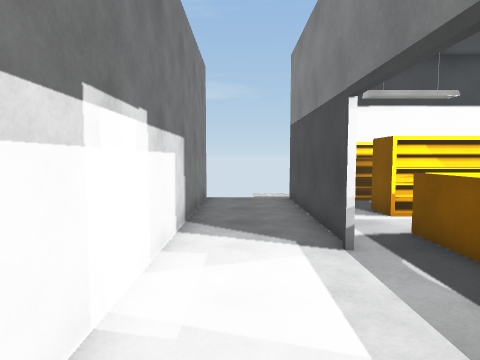
[1] (above)

16 first-person views from a walk through a Unity game level. The camera is 1.5 m above the floor, tilts 4° down and sees 75° across. Doors are open. The floor is counted in squares, 1 m on a side. Each view is taken from the middle of a square. On the plan, view 1 faces up. The plan holds only what a view shows up to about 15 squares ahead; the rest is blank. The player is left out. Surface patterns are stand-ins for the level's own textures.

[2]
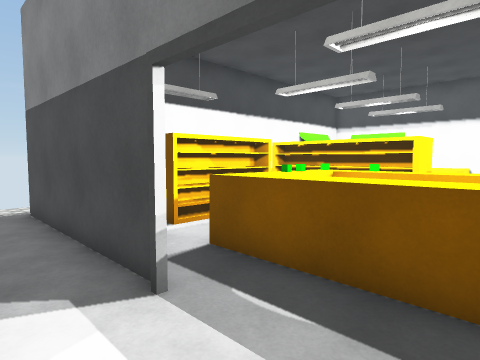

[3]
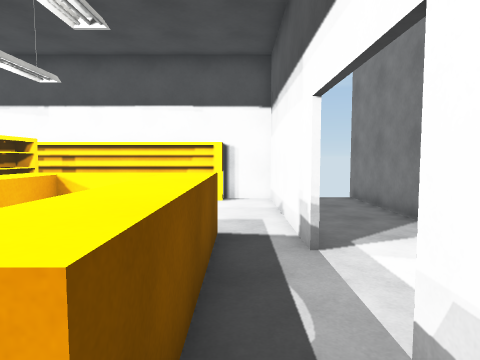

[4]
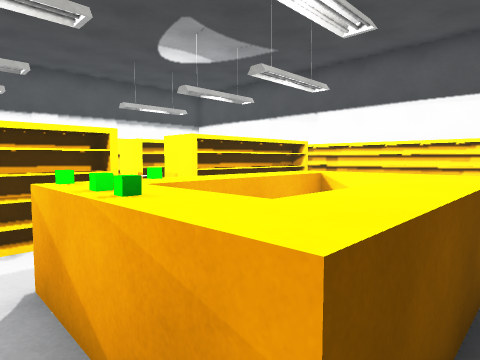

[5]
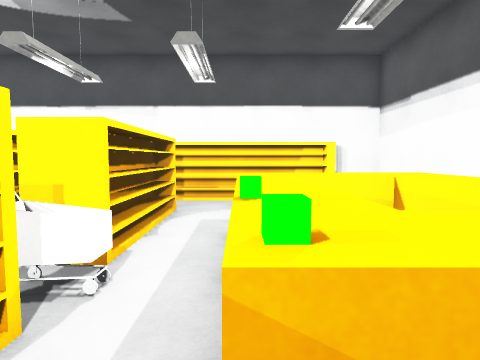

[6]
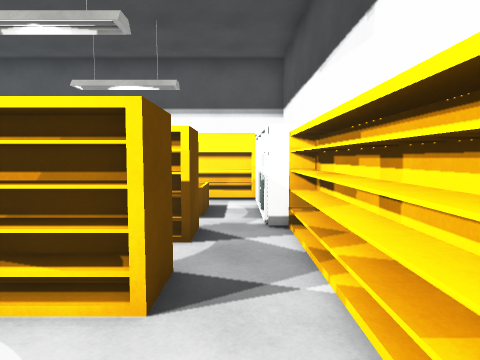

[7]
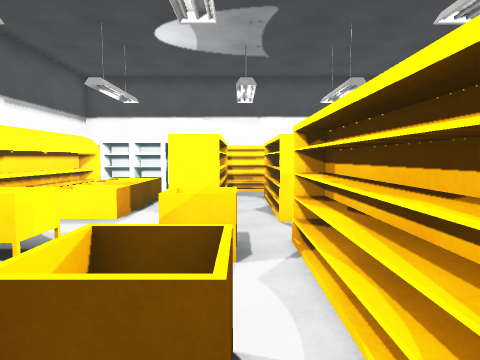

[8]
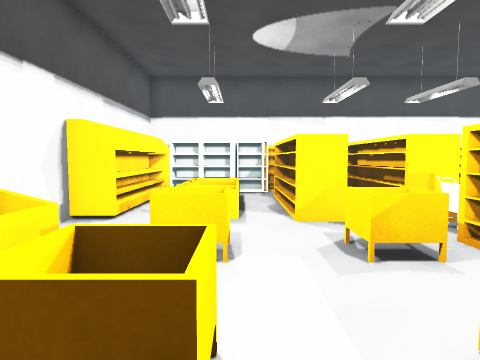

[9]
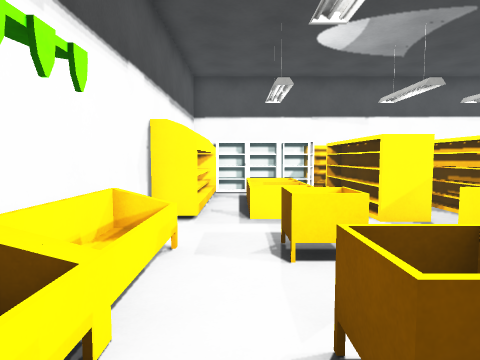

[10]
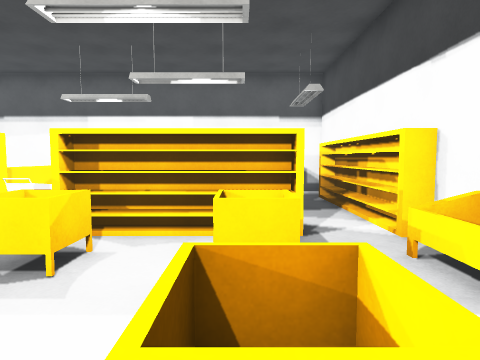

[11]
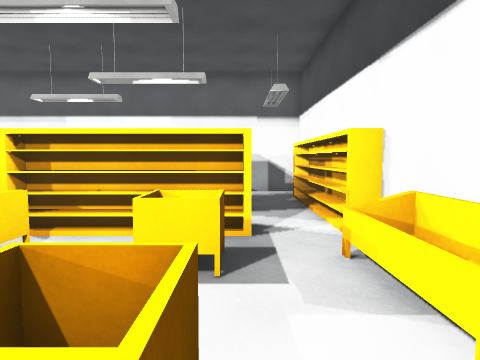

[12]
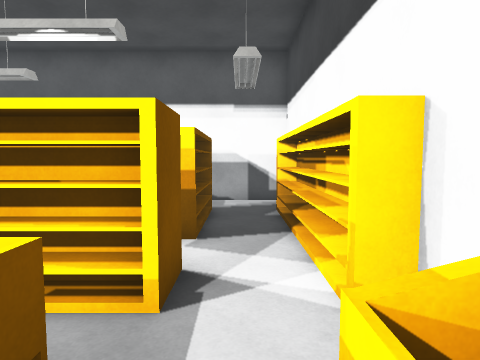

[13]
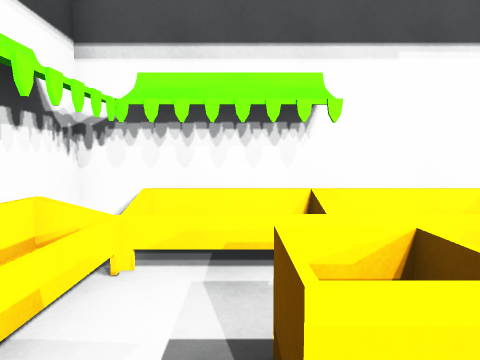

[14]
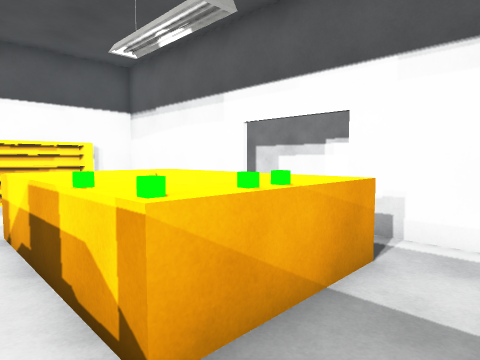

[15]
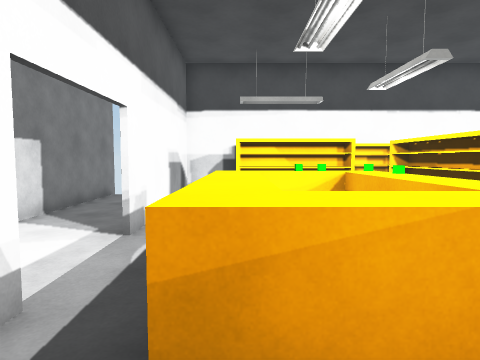

[16]
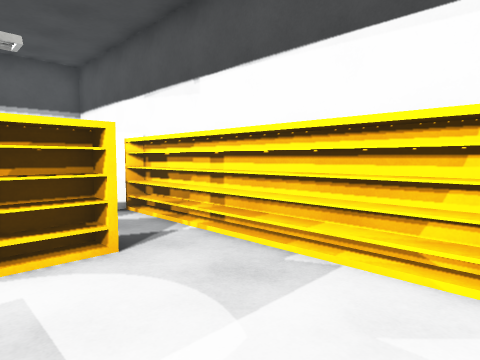

### Floor plan
Key: @ floor where view 1 was taken; # wall or solid block; . floor; D open door; = window, fence, low wall or low ledge; ^ raised ledge; S shelf; C green cube.
Columns run from 1 left of view 1 to 18 right of it. Each row starts with its distance up from view 1.
 13   ..
 12 # .##SSSSSSS#### ###
 11 #..#.SSSSSSS===#####
 10 #..#..............=#
  9 #..#.SSSS.SS==..=.=#
  8 #..#.SSSS.SS==.==.=#
  7 #..#..... SS......=#
  6 #..#.^^^^.SS......=#
  5 #..D.^^^C.SS==.==.=#
  4 #..D.^ ^^.S........#
  3 #..D.^ ^^.SS.S.....#
  2 #..D.^^^^.SS.SS===SS
  1 #..#.^^^^.SS.SS===SS
  0 #@.#..  ..SS.SS===SS
 -1 #..#.. ...SS.SS===SS
 -2 #..#......SS.SS===SS
 -3 #. #..............SS
 -4 #. #.##########===#
 -5 #  ################

Positions as (right, up) in squares from view 1, and headings:
1: (0, 0), facing up
2: (0, 2), facing up-right
3: (3, 7), facing down
4: (3, 7), facing down-right
5: (7, 7), facing down
6: (6, -3), facing right
7: (11, 10), facing down
8: (14, 10), facing down
9: (16, 10), facing down
10: (16, 8), facing left
11: (16, 9), facing left
12: (13, 10), facing left
13: (13, 9), facing right
14: (8, 8), facing down-left
15: (4, -1), facing up
16: (4, 0), facing down-right
